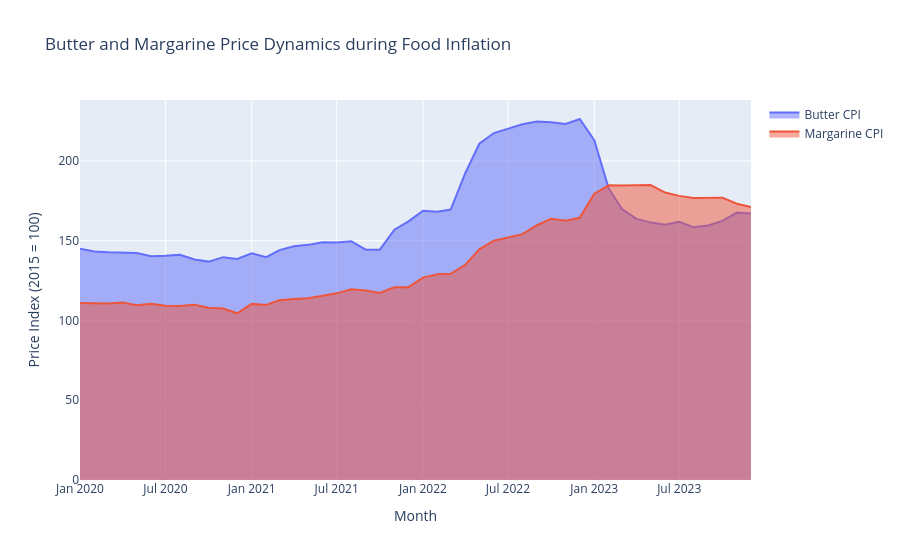

Here is the notebook cell this chart was saved with:
### Code cell
import plotly.graph_objects as go

fig = go.Figure()

fig.add_trace(
    go.Scatter(
        x=merged_df["month"],
        y=merged_df["butter_cpi"],
        mode="lines",
        name="Butter CPI",
        fill="tozeroy"
    )
)

fig.add_trace(
    go.Scatter(
        x=merged_df["month"],
        y=merged_df["margarine_cpi"],
        mode="lines",
        name="Margarine CPI",
        fill="tozeroy"
    )
)

fig.update_layout(
    title="Butter and Margarine Price Dynamics during Food Inflation",
    xaxis_title="Month",
    yaxis_title="Price Index (2015 = 100)"
)

fig.show()

# Diese Grafik zeigt die Preisentwicklung von Butter und Margarine über die Zeit.
# Man erkennt, dass beide Produkte während der Inflationsphase steigen,
# Butter jedoch deutlich stärker. 
# Dadurch wird sichtbar, dass sich die Preisentwicklung beider
# Produkte während hoher Inflation auseinanderbewegt.
